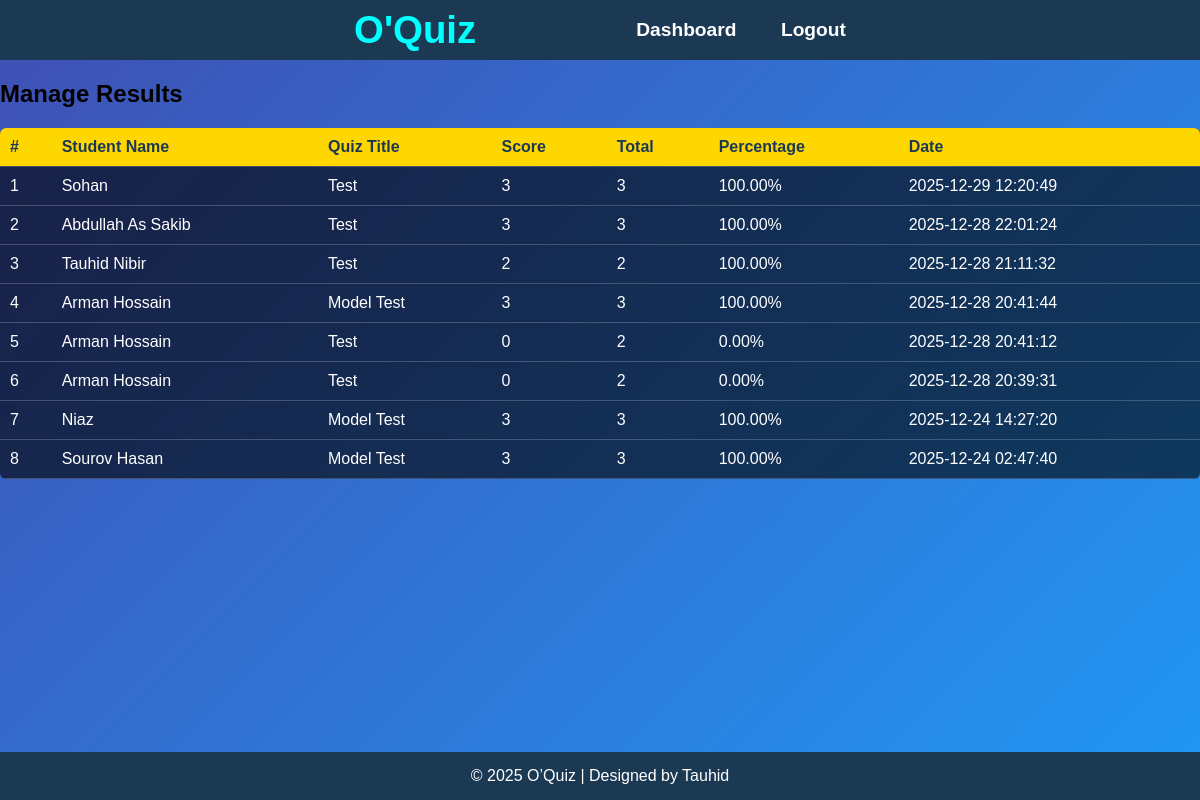
The page /manage_results.php (signed in) on the database its author committed.
### tables this page shows
CREATE TABLE `results` (
  `id` int NOT NULL,
  `attempt_id` int NOT NULL,
  `user_id` int NOT NULL,
  `quiz_id` int NOT NULL,
  `score` int NOT NULL,
  `total_possible` int NOT NULL,
  `percentage` decimal(5,2) NOT NULL,
  `attempted_on` datetime DEFAULT CURRENT_TIMESTAMP
);

CREATE TABLE `users` (
  `id` int NOT NULL,
  `fullname` varchar(255) NOT NULL,
  `email` varchar(255) NOT NULL,
  `password` varchar(255) NOT NULL,
  `created_at` timestamp NOT NULL DEFAULT CURRENT_TIMESTAMP,
  `role` enum('student','teacher','admin') DEFAULT 'student',
  `email_verified` tinyint(1) DEFAULT '0',
  `verification_token` varchar(255) DEFAULT NULL,
  `status` enum('active','blocked') DEFAULT 'active'
);

CREATE TABLE `quizzes` (
  `id` int NOT NULL,
  `title` varchar(255) NOT NULL,
  `description` text,
  `subject_id` int DEFAULT NULL,
  `created_by` int DEFAULT NULL,
  `total_points` int DEFAULT '0',
  `time_limit_minutes` int DEFAULT NULL,
  `is_published` tinyint(1) DEFAULT '0',
  `created_at` timestamp NOT NULL DEFAULT CURRENT_TIMESTAMP,
  `subject` varchar(100) NOT NULL,
  `chapter` varchar(100) DEFAULT NULL,
  `special_exam_name` varchar(255) DEFAULT NULL
);

### manage_results.php (the view, shortened to what this page needs)
<?php
include "db.php";
$query = "SELECT r.id, u.fullname AS student_name, q.title AS quiz_title,
                 r.score, r.total_possible, r.percentage, r.attempted_on
          FROM results r
          JOIN users u ON r.user_id = u.id
          JOIN quizzes q ON r.quiz_id = q.id
          ORDER BY r.attempted_on DESC";
$stmt = $conn->prepare($query);
$stmt->execute();
$results = $stmt->get_result();
?>
<!DOCTYPE html>
<html lang="en">
<head>
    <link rel="stylesheet" href="style.css">
    <link rel="stylesheet" href="mstyle.css">
</head>
<body>
    <div class="nav">
        <h1 class="logo">O'Quiz</h1>
        <div class="nav_links">
            <a href="admin_dashboard.php">Dashboard</a>
            <a href="logout.php">Logout</a>
        </div>
    </div>
    <main>
        <div class="quiz-container">
            <div class="quiz-form">
                <h2>Manage Results</h2>
                <?php if ($results && $results->num_rows > 0): ?>
                    <table class="quiz-table">
                        <thead>
                            <tr>
                                <th>#</th>
                                <th>Student Name</th>
                                <th>Quiz Title</th>
                                <th>Score</th>
                                <th>Total</th>
                                <th>Percentage</th>
                                <th>Date</th>
                            </tr>
                        </thead>
                        <tbody>
                            <?php $count = 1; ?>
                            <?php while ($row = $results->fetch_assoc()): ?>
                                <tr>
                                    <td><?php echo $count++; ?></td>
                                    <td><?php echo htmlspecialchars($row['student_name']); ?></td>
                                    <td><?php echo htmlspecialchars($row['quiz_title']); ?></td>
                                    <td><?php echo $row['score']; ?></td>
                                    <td><?php echo $row['total_possible']; ?></td>
                                    <td><?php echo $row['percentage']; ?>%</td>
                                    <td><?php echo $row['attempted_on']; ?></td>
                                </tr>
                            <?php endwhile; ?>
                        </tbody>
                    </table>
                <?php else: ?>
                    <p>No results available yet.</p>
                <?php endif; ?>
            </div>
        </div>
    </main>
    <footer>
        <p>© 2025 O’Quiz | Designed by Tauhid</p>
    </footer>
</body>
</html>

### style.css (style rules this page uses)
* { box-sizing: border-box; }
html, body { height: 100%; }
body { margin: 0; font-family: Arial, sans-serif; display: flex; flex-direction: column; background-color: #1b3953; }
.nav { display: flex; background-color: #1b3953; color: white; align-items: center; justify-content: center; padding: 20px; height: 60px; }
.logo { color: aqua; font-weight: bolder; font-size: 2.4rem; margin-right: 120px; }
.nav_links a { color: white; margin-left: 40px; text-decoration: none; font-weight: bold; font-size: 1.2rem; }
main { flex: 1; background: linear-gradient(135deg, #3f51b5, #2196f3); }
footer { background-color: #1b3953; color: white; text-align: center; padding: 15px 0; }
footer p { margin: 0; }

### mstyle.css (style rules this page uses)
.dashboard table, .quiz-table { width: 100%; border-collapse: collapse; margin-top: 15px; color: white; background-color: rgba(0,0,0,0.6); border-radius: 6px; overflow: hidden; }
.dashboard th, .dashboard td, .quiz-table th, .quiz-table td { padding: 10px; text-align: left; border-bottom: 1px solid rgba(255,255,255,0.2); }
.dashboard th, .quiz-table th { background-color: #ffd700; color: #1b3953; }

### rows shown on the page
results: user.fullname "Sohan", quiz.title "Test", score "3", total_possible "3", percentage "100.00", attempted_on "2025-12-29 12:20:49"
results: user.fullname "Abdullah As Sakib", quiz.title "Test", score "3", total_possible "3", percentage "100.00", attempted_on "2025-12-28 22:01:24"
results: user.fullname "Tauhid Nibir", quiz.title "Test", score "2", total_possible "2", percentage "100.00", attempted_on "2025-12-28 21:11:32"
results: user.fullname "Arman Hossain", quiz.title "Model Test", score "3", total_possible "3", percentage "100.00", attempted_on "2025-12-28 20:41:44"
results: user.fullname "Arman Hossain", quiz.title "Test", score "0", total_possible "2", percentage "0.00", attempted_on "2025-12-28 20:41:12"
results: user.fullname "Arman Hossain", quiz.title "Test", score "0", total_possible "2", percentage "0.00", attempted_on "2025-12-28 20:39:31"
results: user.fullname "Niaz", quiz.title "Model Test", score "3", total_possible "3", percentage "100.00", attempted_on "2025-12-24 14:27:20"
results: user.fullname "Sourov Hasan", quiz.title "Model Test", score "3", total_possible "3", percentage "100.00", attempted_on "2025-12-24 02:47:40"
